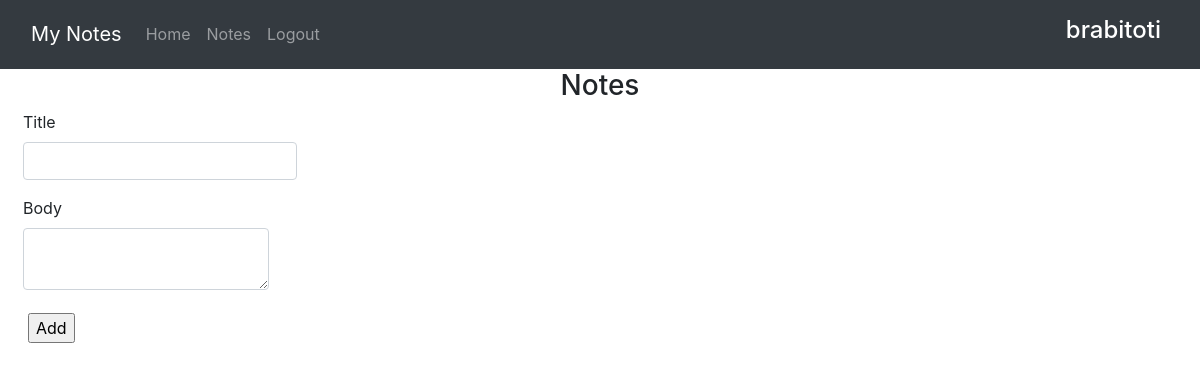
Page /brabitoti/Facultad (signed in) on the earlier database version.
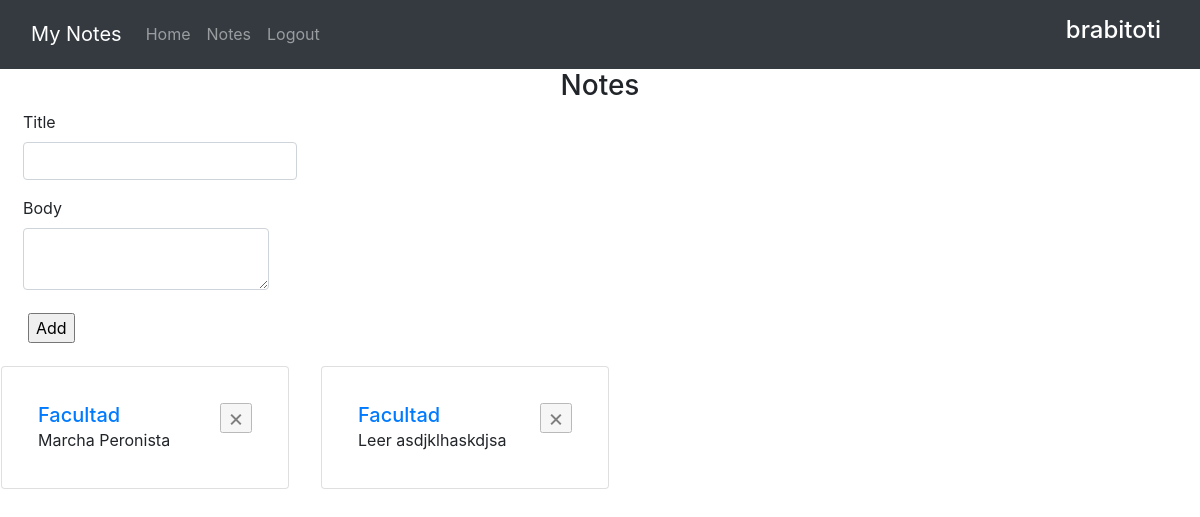
Same page on the later database version.
### website/models.py (models this page shows)
class Note(db.Model):
    id = db.Column(db.Integer, primary_key=True, index=True)
    user = db.Column(db.Integer, db.ForeignKey('user.id', ondelete="CASCADE"), nullable=False)
    title = db.Column(db.String(30))
    body = db.Column(db.Text)

### website/views.py (the view)
@views.route('/<username>/<title>')
@login_required
def title(username, title):
    if current_user.username == username:
        form = NoteForm(request.form)
        titles=get_titles()
        try:
            notes = list(db.session.query(Note).filter(Note.title==title))
            return render_template('title.html', user=current_user, titles=titles, notes=notes, template_form=form)
        except:
            return render_template('access.html', user=current_user)
    else:
        return render_template('access.html', user=current_user)

### website/models.py
class NoteForm(FlaskForm):
    title = StringField('Title', [validators.Length(min=1,max=30)])
    body = TextAreaField('Body',{validators.DataRequired()})

### website/__init__.py (called while the page is built)
def create_app():
    app = Flask(__name__)
    app.config['SECRET_KEY'] = 'SDKLJFLSKD'
    app.config['SQLALCHEMY_DATABASE_URI'] = f'sqlite:///{DB_NAME}'
    db.init_app(app)
    from .views import views
    from .auth import auth
    app.register_blueprint(views, url_prefix="/")
    app.register_blueprint(auth, url_prefix="/")
    from .models import User, Note
    if not path.exists(f'website/{DB_NAME}'):
        with app.app_context():
            db.create_all()
    login_manager = LoginManager()
    login_manager.login_view = "auth.login"
    login_manager.init_app(app)
    @login_manager.user_loader
    def load_user(id):
        return User.query.get(int(id))
    return app

### website/views.py (called while the page is built)
def get_titles():
    user_id = int(current_user.get_id())
    posts = list(db.session.query(Note).filter_by(user = user_id).group_by(Note.title).distinct())
    titles = list(map((lambda note: note.title), posts))
    return titles

### website/templates/title.html
{% extends "notes.html" %} {%block title%}Title{%endblock%}

### website/templates/notes.html (shortened to what this page needs)
{% extends "base.html" %}
{%block content %}
<h3 align="center">Notes</h3>
<div>
    <div class="form form-floating col-sm-8">
        <form action="/notes" method="POST">
            <div class="row mb-0 ml-2">
                <p>
                    {{template_form.title.label(class='form-label')}}
                    {{template_form.title(class="form-control")}}
                </p>
            </div>
            <div class="row mb-0 ml-2">
                <p>
                    {{template_form.body.label(class='form-label')}}
                    {{template_form.body(class="form-control")}}
                </p>
            </div>
            <button class="btn btn-default"><input type="submit" value=Add></button>
        </form>
    </div>
</div>
<div class="row">
    {% for note in notes%}
    <div class="card m-3 p-3" style="width: 18rem; ">
        <div class="card-body">
          <div class="">
            <h5 class="card-title d-inline"> <a  href="/{{user.username}}/{{note.title}}">{{note.title}}</a></h5>
            <form action="/{{user.username}}/delete:{{note.id|int}}" method="POST" class="d-inline close" aria-label="Close">
                <input aria-hidden="true" type="submit" value=&times; />
            </form>
          </div>
          <p class="card-text">{{note.body}}</p>
        </div>
      </div>
      {%endfor%}
</div>
{%endblock%}

Differences in the rows shown:
added Note: title "Facultad", body "Marcha Peronista"
added Note: title "Facultad", body "Leer asdjklhaskdjsa"
